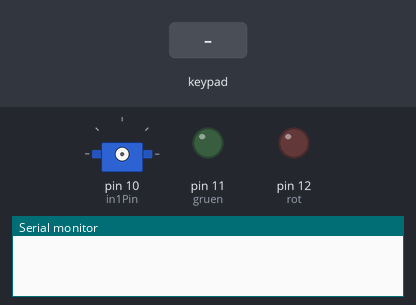
A sketch run on a simulated Arduino Uno, built with avr-gcc and run on an emulated ATmega328P. Parts: servo, output pins drawn as LEDs (lit = HIGH), the last lines printed to the serial monitor. The inputs (shaded band) are chosen by the test bench.

Above: at 1.2 s.
1.3 s: key '*' pressed
At 2.5 s:
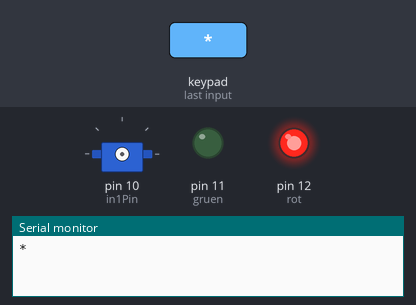
2.8 s: keypad keys 0 8 1 5 # pressed 0.4 s apart
At 6.1 s:
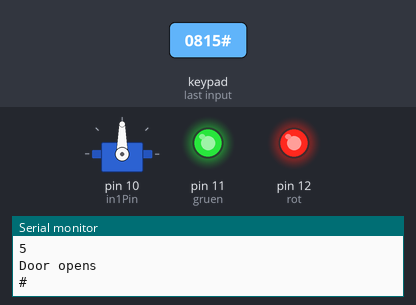
6.4 s: key '#' pressed
At 7.5 s:
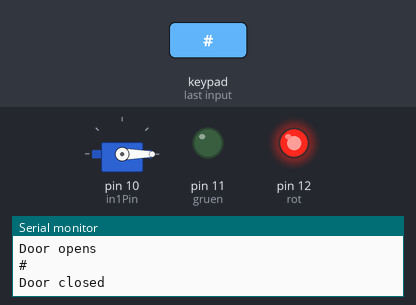
9.4 s: keypad keys 0 8 1 5 # pressed 0.4 s apart
At 11.9 s:
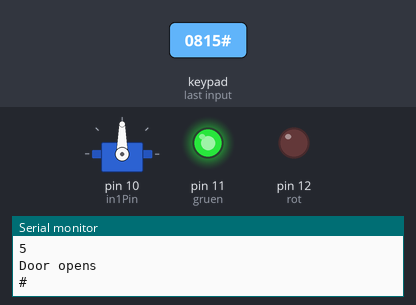
Timing chart, 0 to 13.4 s (numbered marks = the images above; inputs shaded):
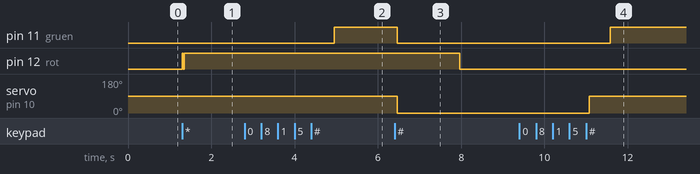

The sketch:

Tuerschloss.ServoNummernblock.ino
```cpp
#include <Keypad.h>
#include "configuration.h"
#include "Servo_function.h"


#define gruen 11
#define rot  12


const byte ROWS = 4; // Four rows
const byte COLS = 4; // Four columns
char keys[ROWS][COLS] = {
  {'1','2','3','A'},
  {'4','5','6','B'},
  {'7','8','9','C'},
  {'*','0','#','D'}
};
byte rowPins[ROWS] = { 9, 8, 7, 6 };
byte colPins[COLS] = { 5, 4, 3, 2 };

// Create the Keypad
Keypad kpd = Keypad( makeKeymap(keys), rowPins, colPins, ROWS, COLS );

Servo_function motor;

void setup() {
  Serial.begin(9600);
  pinMode(gruen, OUTPUT);
  pinMode(rot, OUTPUT);
  digitalWrite(gruen, LOW);
  digitalWrite(rot, LOW);


}

void loop() {
 static String temp;
  char key = kpd.getKey();


  if(key)
  {
    switch(key)
    {
      case '*':
        for(int i = temp.length(); i >= 0; i-=1)
        {
          temp.remove(i);
        }
        digitalWrite(rot, HIGH);
        delay(20);
        digitalWrite(rot, LOW);
        delay(20);
        digitalWrite(rot, HIGH);

        Serial.println(key);
        break;

      case '#':

        if(temp == password)
        {
          motor.doorOpen();
          Serial.println("Door opens");
          digitalWrite(gruen, HIGH);

        }else
        {
          digitalWrite(gruen, LOW);
          motor.doorClose();
          Serial.println("Door closed");
          digitalWrite(rot, HIGH);
          delay(1000);
          digitalWrite(rot, LOW);
        }

        for(int i = temp.length(); i >= 0; i-=1)
        {
          temp.remove(i);
        }
        Serial.println(key);
        break;

      default:
          temp += key;
          Serial.println(key);
    }
  }
  delay(100);
}
```

Key.cpp
```cpp
// (licence header left out)
#include <Key.h>


// default constructor
Key::Key() {
	kchar = NO_KEY;
	kstate = IDLE;
	stateChanged = false;
}

// constructor
Key::Key(char userKeyChar) {
	kchar = userKeyChar;
	kcode = -1;
	kstate = IDLE;
	stateChanged = false;
}


void Key::key_update (char userKeyChar, KeyState userState, boolean userStatus) {
	kchar = userKeyChar;
	kstate = userState;
	stateChanged = userStatus;
}


/*
|| @changelog
|| | 1.0 2012-06-04 - Mark Stanley : Initial Release
|| #
*/
```

Key.h
```cpp
// (licence header left out)
#ifndef Keypadlib_KEY_H_
#define Keypadlib_KEY_H_

#include <Arduino.h>

#define OPEN LOW
#define CLOSED HIGH

typedef unsigned int uint;
typedef enum{ IDLE, PRESSED, HOLD, RELEASED } KeyState;

const char NO_KEY = '\0';

class Key {
public:
	// members
	char kchar;
	int kcode;
	KeyState kstate;
	boolean stateChanged;

	// methods
	Key();
	Key(char userKeyChar);
	void key_update(char userKeyChar, KeyState userState, boolean userStatus);

private:

};

#endif

/*
|| @changelog
|| | 1.0 2012-06-04 - Mark Stanley : Initial Release
|| #
*/
```

Servo_function.cpp
```cpp
#include "arduino.h"
#include "Servo_function.h"
#include "configuration.h"
#include <Servo.h>


int in1Pin = 10;

int servoClose = 0;

bool doorOpenStatus = false;

Servo  myservo;

Servo_function::Servo_function(){


}


void Servo_function::doorOpen()
{


        if(doorOpenStatus != true)
        {
              myservo.attach(in1Pin);
              myservo.write(servoOpen);
              delay(500);
              myservo.detach();
              doorOpenStatus = true;
        }

}

void Servo_function::doorClose()
{

      if(doorOpenStatus != false)
      {
          myservo.attach(in1Pin);
          myservo.write(servoClose);
          delay(500);
          myservo.detach();
          doorOpenStatus = false;
       }

}
```

Servo_function.h
```cpp
#ifndef SERVO_FUNCTION_h
#define SERVO_FUNCTION_h

#include "Arduino.h"

class Servo_function
{
  public:
    Servo_function();
    void doorOpen();
    void doorClose();
};

#endif //servo.h
```

configuration.h
```cpp
#ifndef CONFIGURATION_h
#define CONFIGURATION_h

#define password "0815"
#define servoOpen 90 //Grad


#endif
```

Measured:
- after the input at 1.3 s, pin 12 (rot): LOW → HIGH at once, → LOW 0.02 s later, → HIGH 0.02 s later
- after the input at 2.8 s, pin 11 (gruen): LOW → HIGH after 2.2 s
- after the input at 6.4 s, pin 11 (gruen): HIGH → LOW after 0.06 s; pin 12 (rot): HIGH → LOW after 1.6 s; servo on pin 10 (in1Pin): 90° → 0° after 0.06 s
- after the input at 9.4 s, pin 11 (gruen): LOW → HIGH after 2.2 s; servo on pin 10 (in1Pin): 0° → 90° after 1.7 s
